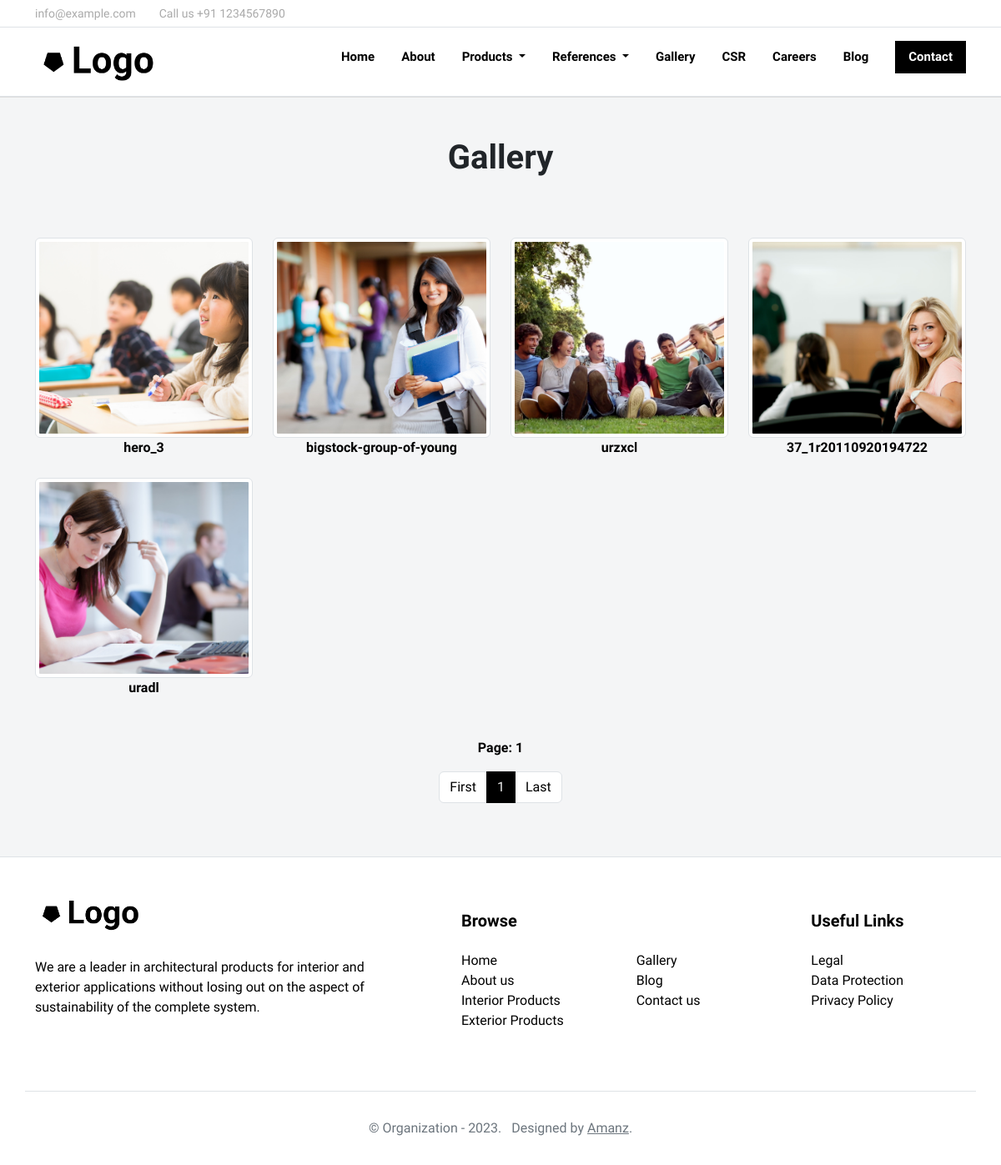
/gallery.php, run on the app's committed database.
### tables this page shows
CREATE TABLE `gallery` (
  `gid` int(11) NOT NULL,
  `gal_image` varchar(200) NOT NULL,
  `gal_tags` text NOT NULL,
  `gal_caption` text NOT NULL,
  `gal_featured` varchar(10) NOT NULL,
  `dated` datetime NOT NULL DEFAULT current_timestamp()
);

### backend/inc/connection.php (called while the page is built, shortened)
<?php
$domain = "http://localhost/core_php_cms/";
$site_url = $domain;

### gallery.php (the view, shortened to what this page needs)
<?php include('header.php');  ?>
<div class="titlemon pt-4 pb-3">
  <div class="container text-center pt-4">
    <h1 class="text-dark"><strong> Gallery </strong></h1>
  </div>
</div>
<section class="page-section py-5">
  <div class="container">
    <div class="cardxx card-bodyxx text-center p-4xx">
      <div class="row g-4">
        <?php
          $items_per_page = 20;
          if (isset($_GET["pagex"])) {
            $pagex = $_GET["pagex"];
          } else {
            $pagex = 1;
          }
          $start_from = ($pagex - 1) * $items_per_page;
          $gal_mod = " WHERE `gal_featured` = '1' OR `gal_tags` LIKE '%gallery%' OR `gal_tags` LIKE '%project%' ";
          $gal_sql = "SELECT * FROM gallery ".$gal_mod." ORDER BY gid DESC LIMIT $items_per_page OFFSET $start_from";
          $gal_query = mysqli_query($conn, $gal_sql);
          if ($gal_query){
            while($gal_row = mysqli_fetch_array($gal_query)) {
              $post_img = (!empty($gal_row['gal_image'])) ? $gal_row['gal_image'] : 'default.jpg';
              $post_link = (!empty($gal_row['gal_image'])) ? 'gallery-item.php?img='.$gal_row['gid'] : '';
              ?>
              <div class="col-md-4 col-lg-3">
                <a class="gallery-item" href="<?php echo $site_url."/uploads/gallery/". $post_img ?>" data-fancybox="gallery">
                  <img class="img-thumbnail cover-img" src="<?php echo $site_url."/uploads/gallery/". $post_img ?>" alt="<?php echo $gal_row['gal_tags']; ?>">
                </a>
                <strong> <a href="<?php echo $site_url.$post_link; ?>"> <?php echo $gal_row['gal_caption']; ?> </a> </strong>
              </div>
            <?php
            }
          } else {
            echo "No Media Found!";
          }
        ?>
      </div>
      <?php echo "<p class='mt-5 text-center'><strong> Page: ".$pagex. "</strong> </p>"; ?>
      <nav aria-label="Page navigation">
        <ul class="pagination justify-content-center w-100">
          <?php
            $sql = "SELECT COUNT(gid) AS countx FROM gallery";
            $stmt          = mysqli_query($conn, $sql);
            $lastid_data   = @mysqli_fetch_array($stmt);
            $total_records = $lastid_data['countx'] ;
            $total_pages   = ceil($total_records / $items_per_page);
            $new_data = array("pagex" => "1");
            $full_data = array_merge($_GET, $new_data);
            $url = http_build_query($full_data);
            echo '<li class="page-item"><a class="page-link" href="?'.$url.'">First</a></li>';
            if( $total_pages > 10 ){
              $i = $pagex;
              $min_pages = $i + 10 ;
              if( $min_pages >= $total_pages ){
                $i = $total_pages - 10;
                $min_pages = $i + 10 ;
              }
              for ( $i; $i <= $min_pages; $i++) {
                $new_data = array( "pagex" => $i );
                $full_data = array_merge($_GET, $new_data);
                $url = http_build_query($full_data);
                if( $pagex == $i ){
                  echo '<li class="page-item active"><a class="page-link" href="?'.$url.'">'.$i.'</a></li>';
                } else {
                  echo '<li class="page-item"><a class="page-link" href="?'.$url.'">'.$i.'</a></li>';
                }
              }
              if( ! ($min_pages >= $total_pages-10) ){
                $new_data = array( "pagex" => $min_pages+1 );
                $full_data = array_merge($_GET, $new_data);
                $url = http_build_query($full_data);
                echo "<a href=?$url> ... </a> ";
              }
            } else {
              for ( $i=1; $i <= $total_pages; $i++) {
                $new_data = array( "pagex" => $i );
                $full_data = array_merge($_GET, $new_data);
                $url = http_build_query($full_data);
                if( $pagex == $i ){
                  echo '<li class="page-item active"><a class="page-link" href="?'.$url.'">'.$i.'</a></li>';
                } else {
                  echo '<li class="page-item"><a class="page-link" href="?'.$url.'">'.$i.'</a></li>';
                }
              }
            }
            $new_data = array("pagex" => $total_pages);
            $full_data = array_merge($_GET, $new_data);
            $url = http_build_query($full_data);
            echo '<li class="page-item"><a class="page-link" href="?'.$url.'">Last</a></li>';
          ?>
        </ul>
      </nav>
    </div>
  </div>
</section>
<?php include('footer.php'); ?>

### css/style.css (style rules this page uses)
*, *:before, *:after { box-sizing: inherit; }
html { box-sizing: border-box; background: #fff; color: #000; font-family: sans-serif; }
body { background: #fff; overflow-x: hidden; }
body, button, input, select, optgroup, textarea { color: #000; font-family: 'Roboto', var(--bs-body-font-family); font-size: 1rem; font-size: 16px; line-height: 1.5; }
h1, h2, h3, h4, h5, h6 { text-rendering: optimizeLegibility; font-family: 'Roboto', var(--bs-body-font-family); font-weight: 700; clear: both; }
img { height: auto; max-width: 100%; }
strong { font-weight: bold !important; }
a { color: #000; text-decoration: none; transition: all 0.2s ease; }
.cover-img { width: 100%; height:100%; object-fit: cover; object-position: center; }
.gallery-item { display: block; height: 240px; }
.pagination .page-link { color: #000; }
.pagination .active > .page-link, .pagination .page-link.active { background: #000; border-color: #000; color:#eee; }
@media all and (max-width: 1200px) { body { overflow-x: hidden; } }

### data on the page
gallery: gal_image (picture), gal_caption "hero_3"
gallery: gal_image (picture), gal_caption "bigstock-group-of-young"
gallery: gal_image (picture), gal_caption "urzxcl"
gallery: gal_image (picture), gal_caption "37_1r20110920194722"
gallery: gal_image (picture), gal_caption "uradl"

### other printed values
$pagex "1"
